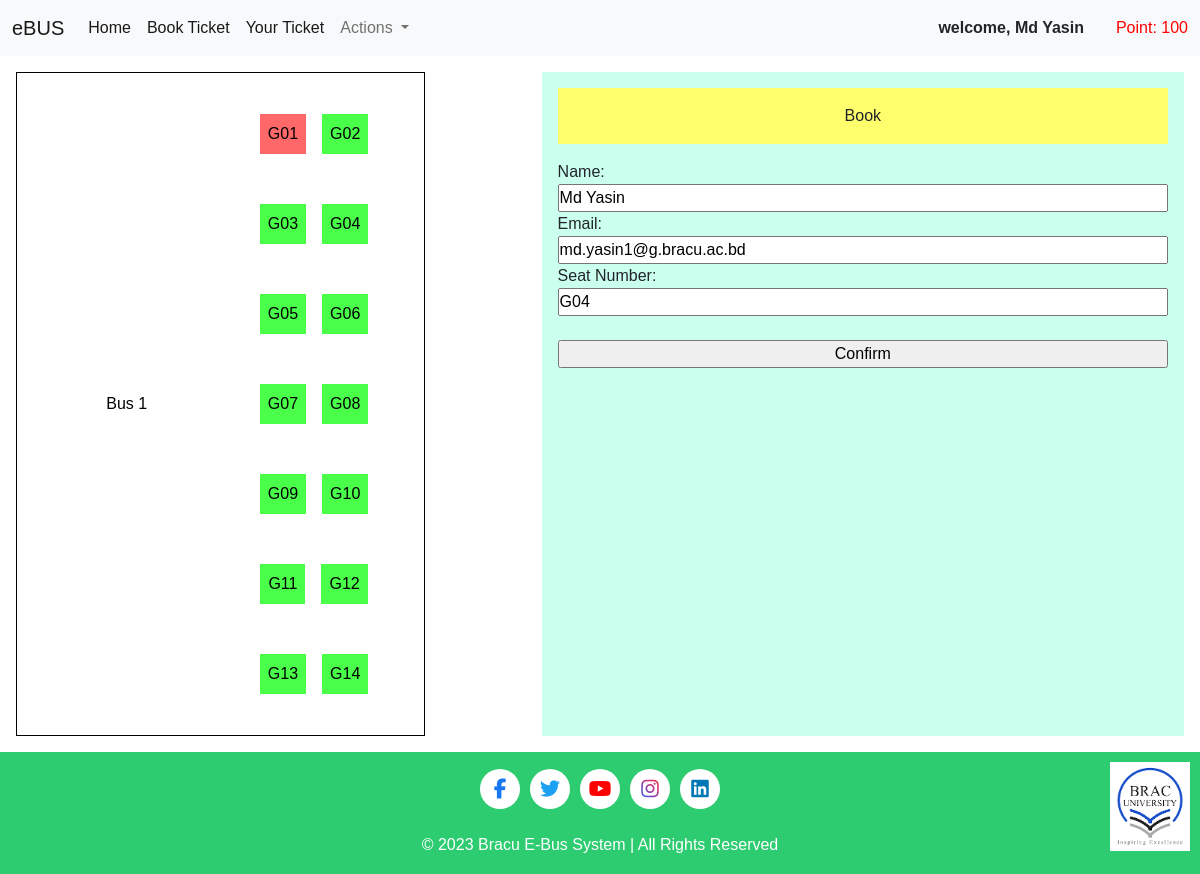
The page /booking-form/U2/1/G04 on the database as committed earlier.
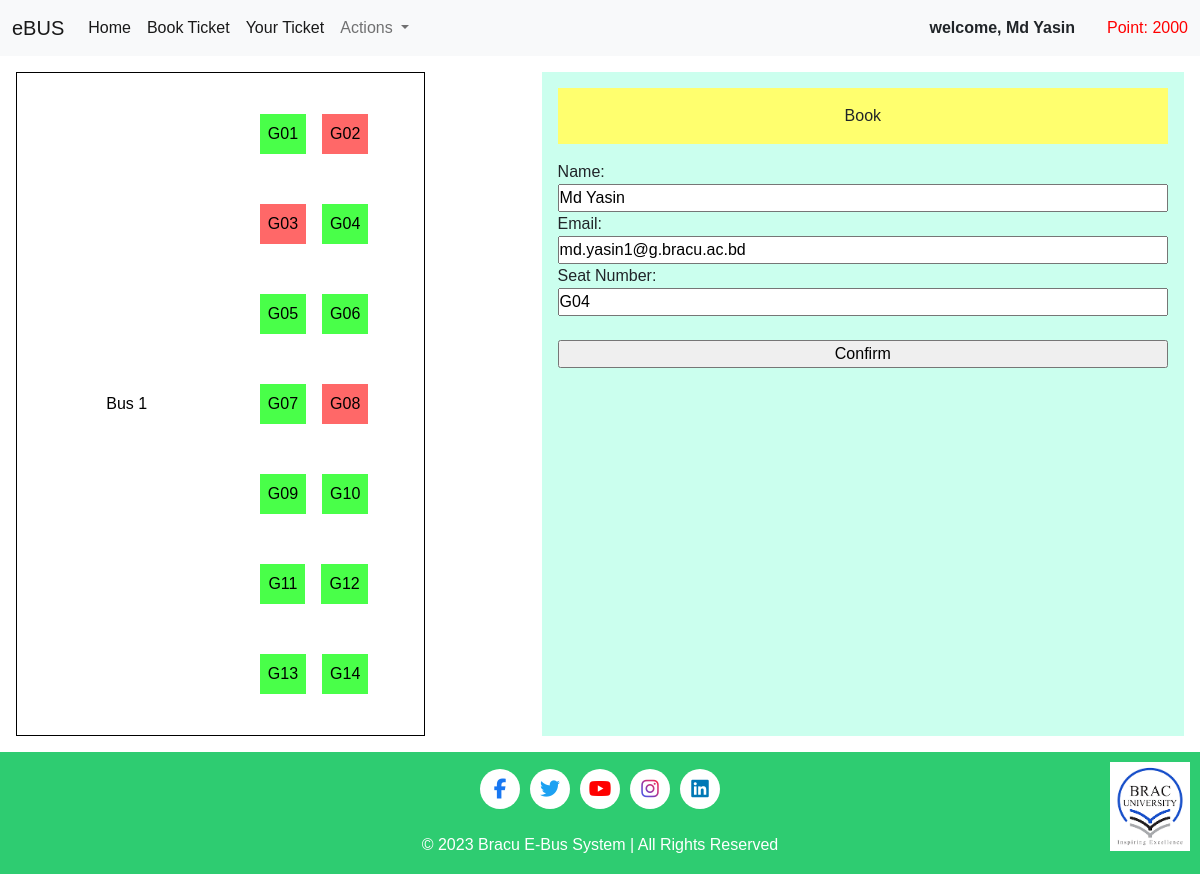
The same page on the database as committed later.
### user/models.py (models this page shows)
class User(models.Model):
    user_id = models.CharField(max_length=10, primary_key=True, default="#1")
    name = models.CharField(max_length=100, unique=True)
    email = models.EmailField(max_length=100, unique=True)
    date_joined = models.DateField(auto_now_add=True)
    point = models.IntegerField(default=100)
    password = models.CharField(max_length=100)
    active = models.BooleanField(default=False)

### ticket_booking/views.py (the view, shortened to what this page needs)
# urls.py: path('booking-form/<id>/<bus_number>/<seat_number>', booking_form, name="booking-form"),
def booking_form(request, id, bus_number, seat_number):
    user = User.objects.filter(user_id=id).first()
    general_seats = {}
    for i in range(1, 15):
        if i < 10:
            key = f'G0{i}'
        else:
            key = f'G{i}'
        booked = Tickets.objects.filter(seat_number=key).exists()
        if booked:
            general_seats[key] = {'booked': True}
        else:
            general_seats[key] = {'booked': False}
    return render(request, 'ticket_booking/booking_form.html', {'user':user, 'general_seats':general_seats, 'bus_number':bus_number, 'seat_number':seat_number})

### ticket_booking/templates/ticket_booking/booking_form.html (shortened to what this page needs)
{% extends "ticket_booking/base.html" %}
{% load static %}
{% block cssfiles %}
    <link rel="stylesheet" href="{% static 'ticket_booking/seating_cart.css' %}">
    <link rel="stylesheet" href="{% static 'ticket_booking/booking_form.css' %}">
{% endblock cssfiles %}
{% block form %}
    <p class="form-heading">Book</p>
    <form action="" method="post">
        <label for="lname">Name:</label><br>
        <input type="text" name="name" id="lname" value="{{user.name}}"><br>
        <label for="lemail">Email:</label><br>
        <input type="email" name="email" id="lemail" value="{{user.email}}"><br>
        <label for="lseat">Seat Number:</label><br>
        <input type="text" name="seat" id="lseat" value="{{seat_number}}"><br><br>
        <input type="submit" value="Confirm">
    </form>
{% endblock form %}

### homepage/templates/homepage/base.html (shortened to what this page needs)
<!DOCTYPE html>
{% load static %}
<html lang="en">
<head>
    <link rel="stylesheet" href="https://cdnjs.cloudflare.com/ajax/libs/font-awesome/6.4.2/css/all.min.css" />
    <link href="https://cdn.jsdelivr.net/npm/bootstrap@5.0.2/dist/css/bootstrap.min.css" rel="stylesheet">
    <link rel="stylesheet" href="{% static 'homepage/nav.css' %}">
    {% block cssfiles %}{% endblock cssfiles %}
</head>
<body>
    <nav class="navbar navbar-expand-lg navbar-light bg-light">
        <div class="container-fluid">
          <a class="navbar-brand" href="#">eBUS</a>
          <div class="collapse navbar-collapse" id="navbarSupportedContent">
            <ul class="navbar-nav me-auto mb-2 mb-lg-0">
              <li class="nav-item">
                  <a class="nav-link active" aria-current="page" href="{% url 'homepage' id=user.user_id %}">Home</a>
              </li>
              <li class="nav-item">
                  <a class="nav-link active" aria-current="page" href="{% url 'buses' id=user.user_id %}">Book Ticket</a>
              </li>
              <li class="nav-item">
                <a class="nav-link active" aria-current="page" href="{% url 'ticket' id=user.user_id %}">Your Ticket</a>
            </li>
              <li class="nav-item dropdown">
                <a class="nav-link dropdown-toggle" href="#" id="navbarDropdown" role="button" data-bs-toggle="dropdown" aria-expanded="false">
                  Actions
                </a>
              </li>
            </ul>
              <div class="welcome">welcome, {{ user.name }}</div>
              <div class="points">Point: {{ user.point }}</div>
          </div>
        </div>
      </nav>
      {% block content %}{% endblock content %}
    <div class="footer">
      <p>
        <div class="icons">
          <div class="icon">
            <i class="fab fa-facebook-f facebook-icon"></i>
          </div>
          <div class="icon">
            <i class="fab fa-twitter twitter-icon"></i>
          </div>
          <div class="icon">
            <i class="fab fa-youtube youtube-icon"></i>
          </div>
          <div class="icon">
            <i class="fab fa-instagram instagram-icon"></i>
          </div>
          <div class="icon">
            <i class="fab fa-linkedin linkedin-icon"></i>
          </div>
        </div>
        <img src="{% static 'images/braculogo.png' %}" alt="Your Real Logo">
        <br>
        <span>&copy; 2023 Bracu E-Bus System | All Rights Reserved</span>
      </p>
    </div>
</body>
</html>

Rows that differ between the two databases and show on the page:
changed User "Md Yasin": point "100" → "2000"
Other text that changed with them:
list line gone: "G01"
new list line: "G01"
list line gone: "G02"
new list line: "G02"
list line gone: "G03"
new list line: "G03"
list line gone: "G08"
new list line: "G08"
